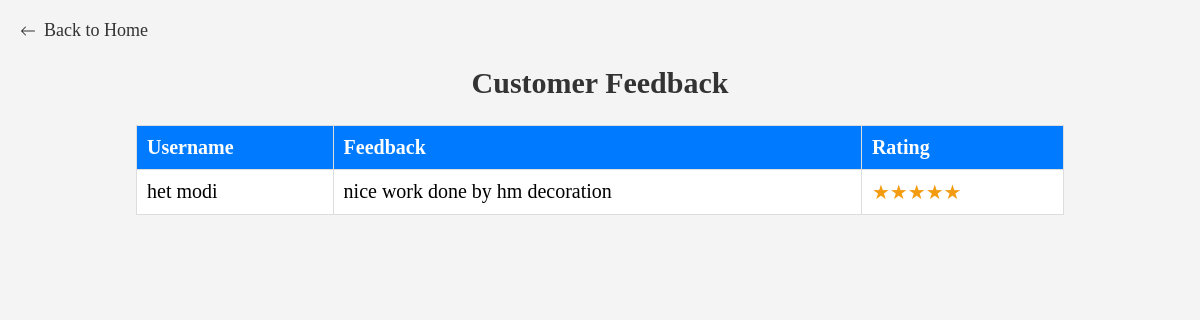
Page /show_feedback.php on the committed database.
### tables this page shows
CREATE TABLE IF NOT EXISTS `feedback` (
  `id` int(100) NOT NULL AUTO_INCREMENT,
  `booking_id` int(100) NOT NULL,
  `username` varchar(100) NOT NULL,
  `feedback` text NOT NULL,
  `rating` int(5) NOT NULL,
  PRIMARY KEY (`id`)
);

### show_feedback.php (the view, shortened to what this page needs)
<?php
include 'insert.php';
$sql = "SELECT username, feedback, rating FROM feedback ";
$result = $conn->query($sql);
?>
<!DOCTYPE html>
<html lang="en">
<head>
</head>
<body>
<a href="admin.php" class="back-home">
    <svg xmlns="http://www.w3.org/2000/svg" width="16" height="16" fill="currentColor" viewBox="0 0 16 16">
        <path fill-rule="evenodd" d="M15 8a.5.5 0 0 1-.5.5H2.707l3.147 3.146a.5.5 0 0 1-.708.708l-4-4a.5.5 0 0 1 0-.708l4-4a.5.5 0 1 1 .708.708L2.707 7.5H14.5A.5.5 0 0 1 15 8z" />
    </svg> Back to Home
</a>
<h2>Customer Feedback</h2>
<table>
    <tr>
        <th>Username</th>
        <th>Feedback</th>
        <th>Rating</th>
    </tr>
    <?php
    if ($result && $result->num_rows > 0) {
        while ($row = $result->fetch_assoc()) {
            echo "<tr>
                    <td>{$row['username']}</td>
                    <td>{$row['feedback']}</td>
                    <td><span class='rating'>" . str_repeat('★', $row['rating']) . str_repeat('☆', 5 - $row['rating']) . "</span></td>
                  </tr>";
        }
    } else {
        echo "<tr><td colspan='6' style='text-align:center;'>No feedbacks available.</td></tr>";
    }
    ?>
</table>
</body>
</html>

### show_feedback.php (style rules this page uses)
body { font-size:20px; font-family: 'Poppins'; margin: 20px; background-color: #f4f4f4; }
h2 { text-align: center; color: #333; }
table { width: 80%; margin: 0 auto; border-collapse: collapse; background-color: white; }
th, td { padding: 10px; border: 1px solid #ddd; text-align: left; }
th { background-color: #007BFF; color: white; }
.rating { color: #f39c12; }
.back-home { text-decoration: none; font-size: 18px; color: #333; display: flex; align-items: center; margin-bottom: 20px; transition: color 0.3s; }
.back-home svg { margin-right: 8px; fill: currentColor; transition: transform 0.3s; }

### rows in the picture
feedback: username "het modi", feedback "nice work done by hm decoration", rating "★★★★★"
